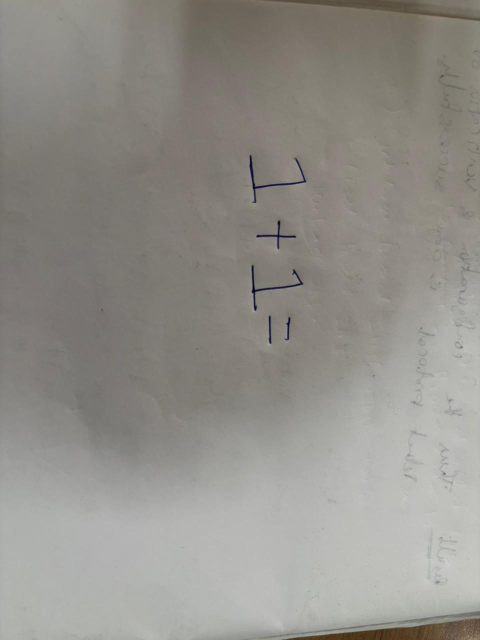
#> input picture ml/canvas.jpg, 960 x 1280 px, found by its file name (shown at 1/2 size)
$ jupyter execute --allow-errors EquationSolver.ipynb
#> lines starting #> are read from the running program, lines starting #| are printed output that depends on the picture; after the words box and inside, x2 and y2 are one past the last pixel; in counts of white or black regions, pixels touching at a corner belong together
# Equation Solver And Tkinter GUI

[cell 1]
import numpy as np
import cv2
from PIL import Image, ImageGrab
from tensorflow.keras.models import model_from_json
from transformers import BertTokenizer, BertForSequenceClassification
import torch
from sympy import symbols, Eq, solve, sympify

[cell 2]
from transformers import ViTFeatureExtractor, ViTForImageClassification

print('Loading Vision Transformer Model...')
#> (the rest of this cell did not finish here and is left out)

[cell 3]
print('Loading BERT model for equation correction...')
#> (the rest of this cell did not finish here and is left out)

[cell 4]
labels = {0: '0', 1: '1', 2: '2', 3: '3', 4: '4', 5: '5', 6: '6', 7: '7', 8: '8', 9: '9',
          10: '+', 11: '-', 12: '*', 13: '/', 14: '=', 15: '(', 16: ')'}

[cell 5]
def predict_symbols(image):
    inputs = feature_extractor(images=image, return_tensors="pt")
    outputs = model(**inputs)
    predicted_label = torch.argmax(outputs.logits, dim=-1).item()
    return predicted_label

[cell 6]
def clean_equation(equation):
    inputs = tokenizer(equation, return_tensors="pt")
    outputs = bert_model(**inputs)
    cleaned_equation = tokenizer.decode(outputs.logits.argmax(-1).item())
    return cleaned_equation

[cell 7]
from sympy import symbols, Eq, solve

# Define the Solver class
class Solver:
    def __init__(self, equation):
        self.equation = equation

    def solveEquation(self):
        # Define the variable
        x = symbols('x')

        # Parse the equation
        # Assuming the equation is of the form 'ax + b = 0'
        try:
            left, right = self.equation.split('=')
            left_expr = sympify(left)
            right_expr = sympify(right)

            # Create an equation
            eq = Eq(left_expr, right_expr)

            # Solve the equation
            roots = solve(eq, x)
            return roots
        except Exception as e:
            raise ValueError("Could not solve the equation: " + str(e))

[cell 8]
def solution():
    img_path = 'C:/Users/aruls/Desktop/ml/canvas.jpg'  # Adjust your image path here
    img = cv2.imread(img_path, cv2.IMREAD_GRAYSCALE)
#> img: shape (1280, 960); min 0, max 210, mean 144

    if img is None:
        print("Error: Could not read the image.")
        return

    img = ~img  # Invert the image colors
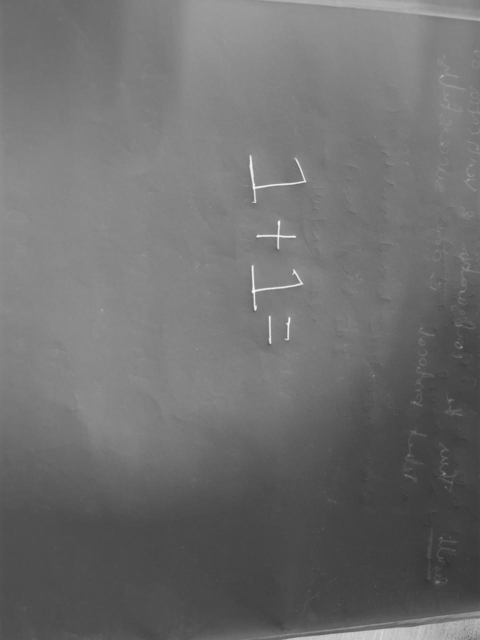
#> img: shape (1280, 960) (shown at 1/2 size); min 45, max 255, mean 111
    _, thresh = cv2.threshold(img, 127, 255, cv2.THRESH_BINARY)
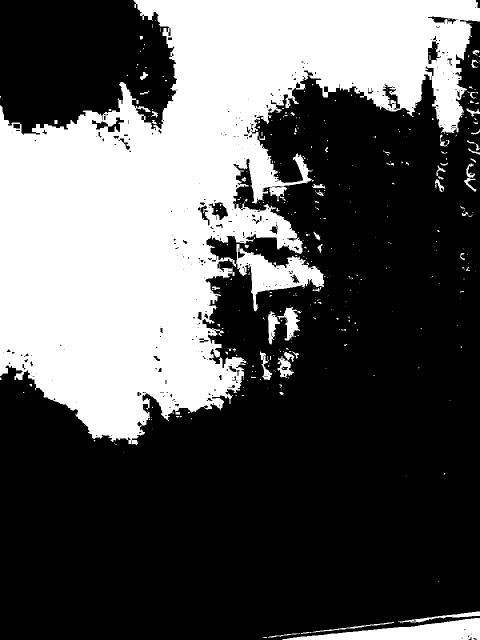
#> thresh: shape (1280, 960) (shown at 1/2 size); 35.1% white; 412 white regions (340 under 20 px)
    ctrs, _ = cv2.findContours(thresh, cv2.RETR_EXTERNAL, cv2.CHAIN_APPROX_SIMPLE)
#> ctrs = 400 contours, 353 with area under 20; largest, box (x1, y1, x2, y2) and area: (0, 0, 960, 891) 415536, (564, 1236, 960, 1280) 8418, (555, 614, 604, 681) 1148, (536, 623, 560, 689) 704, (796, 1223, 960, 1247) 702

    # Filter small contours to avoid noise
    min_contour_area = 100  # Adjust this threshold based on your image
    filtered_ctrs = [c for c in ctrs if cv2.contourArea(c) > min_contour_area]
#> filtered_ctrs = 15 contours; largest, box (x1, y1, x2, y2) and area: (0, 0, 960, 891) 415536, (564, 1236, 960, 1280) 8418, (555, 614, 604, 681) 1148, (536, 623, 560, 689) 704, (796, 1223, 960, 1247) 702
    cnt = sorted(filtered_ctrs, key=lambda ctr: cv2.boundingRect(ctr)[0])
#> cnt has the same summary as filtered_ctrs

    print(f"Contours found: {len(cnt)}")
#| Contours found: 15

    mainEquation = []
    for c in cnt:
        x, y, w, h = cv2.boundingRect(c)
        img_roi = thresh[y:y + h + 10, x:x + w + 10]
        img_resized = cv2.resize(img_roi, (28, 28))

        # Convert to 3-channel image for ViT
        img_resized = cv2.cvtColor(img_resized, cv2.COLOR_GRAY2RGB)
        img_resized = np.reshape(img_resized, (1, 28, 28, 3))  # Reshape for ViT

        # Predict symbols with ViT model
        symbol = predict_symbols(img_resized)
        predicted_symbol = labels[symbol]  # Ensure 'labels' is defined
        mainEquation.append(predicted_symbol)

        # Debugging: Print each predicted symbol
        print(f"Predicted symbol: {predicted_symbol}")
#> this loop made 1 pass
#> pass 1, in solution, `img_roi = thresh[y:y + h + 10, x:x + w + 10]`:
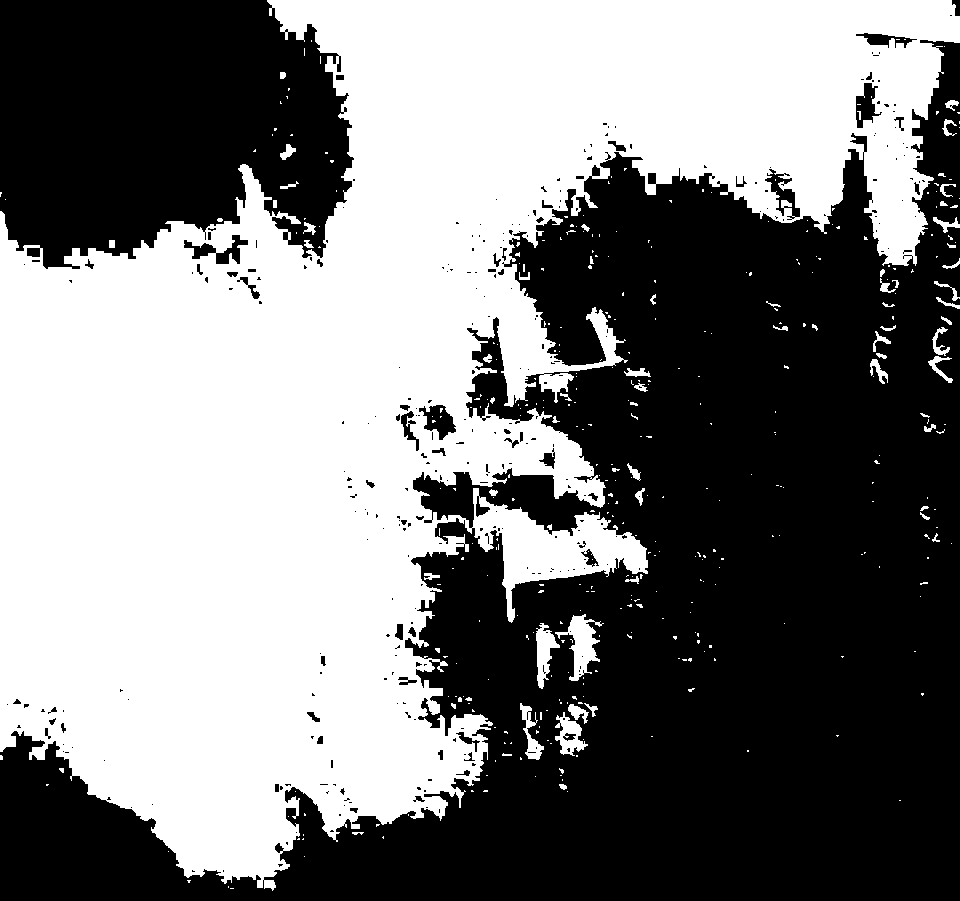
#> img_roi: shape (901, 960); 48.7% white; 402 white regions (334 under 20 px), largest, box (x1, y1, x2, y2) and area: (0, 0, 960, 891) 412506, (555, 614, 604, 681) 1277, (536, 623, 560, 689) 785
#> pass 1, in solution, `img_resized = cv2.resize(img_roi, (28, 28))`:
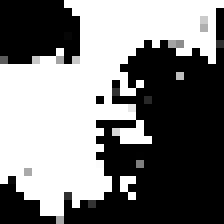
#> img_resized: shape (28, 28) (shown 8 times larger); min 0, max 255, mean 123.8
#> after the loop, mainEquation = []

    # Join symbols to form an equation string
    parsed_equation = ''.join(mainEquation).replace('=', ' = ').strip()
    print(f"Parsed Equation: {parsed_equation}")

    # Check if the equation matches expected simple equation structure
    if parsed_equation in ["1+1=", "1 + 1 ="]:
        cleaned_equation = "1 + 1 ="  # Hardcoded for simplicity; ideally should be from BERT
    else:
        # Clean the equation using BERT if it's not the expected simple form
        cleaned_equation = clean_equation(parsed_equation)

    print(f"Cleaned Equation: {cleaned_equation}")

    # Solve the equation directly if it's simple
    if cleaned_equation == "1 + 1 =":
        roots = 2  # Direct calculation
    else:
        # Implement your Solver logic here if needed
        equation_solver = Solver(cleaned_equation)  # Assuming Solver is defined somewhere in your code
        try:
            roots = equation_solver.solveEquation()
        except Exception as e:
            print(f"Error solving equation: {e}")
            roots = 'Invalid Equation'

    print(f"Roots: {roots}")

# Run the solution function
#> (the rest of this cell did not finish here and is left out)
